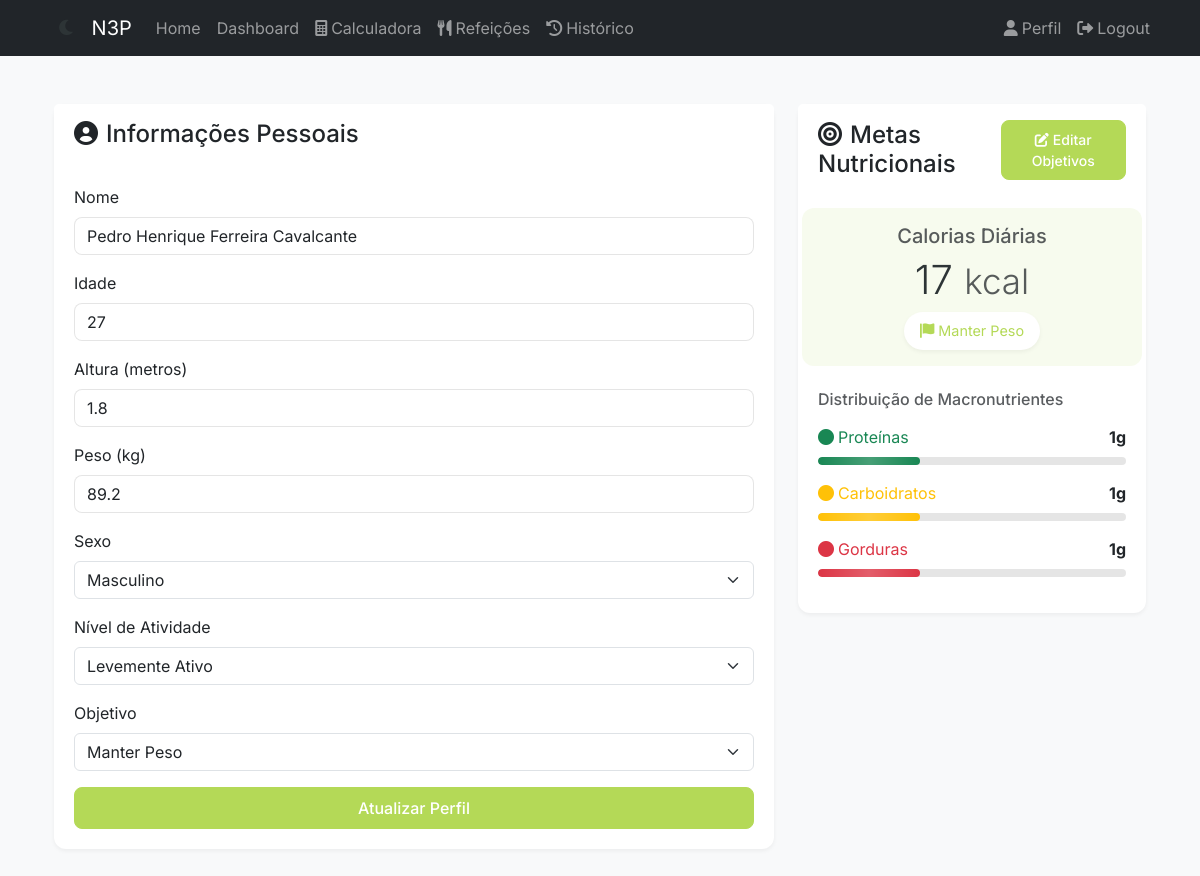
Page /auth/profile (signed in) on the earlier database version.
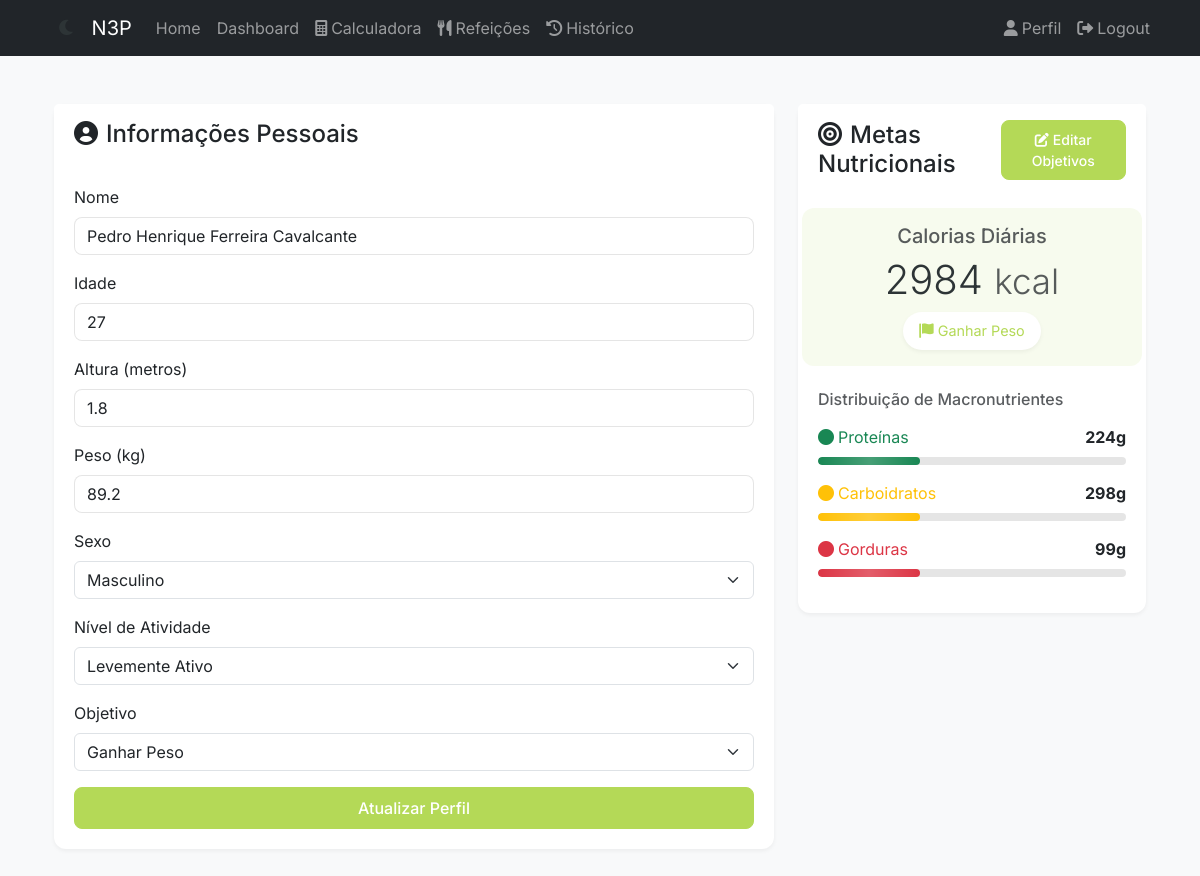
Same page on the later database version.
### app/models/user.py (models this page shows, shortened)
class User(UserMixin, db.Model):
    __tablename__ = "users"
    id = db.Column(db.Integer, primary_key=True)
    username = db.Column(db.String(80), unique=True, nullable=False)
    email = db.Column(db.String(120), unique=True, nullable=False)
    password_hash = db.Column(db.String(128))
    created_at = db.Column(db.DateTime, default=datetime.utcnow)
    updated_at = db.Column(db.DateTime, default=datetime.utcnow, onupdate=datetime.utcnow)
    nome = db.Column(db.String(100), nullable=False)
    idade = db.Column(db.Integer, nullable=False)
    altura = db.Column(db.Float, nullable=False)  # altura em metros
    peso = db.Column(db.Float, nullable=False)  # peso em kg
    sexo = db.Column(
        db.String(1), nullable=False
    )  # 'M' para masculino, 'F' para feminino
    fator_atividade = db.Column(db.String(20), nullable=False)
    objetivo = db.Column(db.String(50), nullable=False)
    admin = db.Column(db.Boolean, nullable=False, default=False)
    calories_goal = db.Column(db.Float, nullable=True)
    proteins_goal = db.Column(db.Float, nullable=True)
    carbs_goal = db.Column(db.Float, nullable=True)
    fats_goal = db.Column(db.Float, nullable=True)
    diets = db.relationship("Diet", lazy=True)
    def get_objetivo_display(self):
        objetivo_names = {
            "perder_peso": "Perder Peso",
            "manter_peso": "Manter Peso",
            "ganhar_peso": "Ganhar Peso",
            "ganhar_massa": "Ganhar Massa",
        }
        return objetivo_names.get(self.objetivo, self.objetivo)

### app/blueprints/auth/routes.py (the view, shortened to what this page needs)
@bp.route("/profile", methods=["GET", "POST"])
@login_required
def profile():
    form = EditProfileForm(obj=current_user)
    user_goals = type(
        "UserGoals",
        (),
        {
            "calories": current_user.calories_goal or 0,
            "proteins": current_user.proteins_goal or 0,
            "carbs": current_user.carbs_goal or 0,
            "fats": current_user.fats_goal or 0,
        },
    )
    return render_template(
        "auth/profile.html",
        title="Editar Perfil",
        form=form,
        user_goals=user_goals,
        user=current_user,
    )

### app/forms/auth.py
class EditProfileForm(FlaskForm):
    nome = StringField("Nome", validators=[DataRequired(), Length(max=100)])
    idade = IntegerField(
        "Idade", validators=[DataRequired(), NumberRange(min=15, max=100)]
    )
    altura = FloatField(
        "Altura (metros)", validators=[DataRequired(), NumberRange(min=1.0, max=2.5)]
    )
    peso = FloatField(
        "Peso (kg)", validators=[DataRequired(), NumberRange(min=30, max=300)]
    )
    sexo = SelectField(
        "Sexo", choices=list(GENDER_CHOICES.items()), validators=[DataRequired()]
    )
    fator_atividade = SelectField(
        "Nível de Atividade",
        choices=list(ACTIVITY_DISPLAY.items()),
        validators=[DataRequired()],
    )
    objetivo = SelectField(
        "Objetivo", choices=list(OBJECTIVE_DISPLAY.items()), validators=[DataRequired()]
    )
    submit = SubmitField("Atualizar Perfil")

### app/__init__.py (called while the page is built)
def create_app(config_class=Config):
    app = Flask(__name__)
    app.config.from_object(config_class)
    db.init_app(app)
    migrate.init_app(app, db)
    login.init_app(app)
    register_blueprints(app)
    from app.models import User
    @login.user_loader
    def load_user(id):
        return User.query.get(int(id))
    return app

### app/templates/auth/profile.html (shortened to what this page needs)
{% extends "base.html" %} {% from "macros/forms.html" import render_form %}  {% block content %}
<div class="container py-4">
  <div class="row justify-content-center">
    <div class="col-md-8">
      <div class="card profile-card mb-4">
        <div class="card-header bg-white border-bottom-0 py-3">
          <h4 class="mb-0">
            <i class="fas fa-user-circle me-2"></i>Informações Pessoais
          </h4>
        </div>
        <div class="card-body">
          <form
            method="POST"
            action="{{ url_for('auth.profile') }}"
            id="profileForm"
          >
            <div class="mb-3">
              {{ form.nome.label(class="form-label") }} {{
              form.nome(class="form-control") }}
            </div>
            <div class="mb-3">
              {{ form.idade.label(class="form-label") }} {{
              form.idade(class="form-control") }}
            </div>
            <div class="mb-3">
              {{ form.altura.label(class="form-label") }} {{
              form.altura(class="form-control", step="0.01", id="altura",
              pattern="[0-9]*[.,]?[0-9]*", inputmode="decimal") }}
            </div>
            <div class="mb-3">
              {{ form.peso.label(class="form-label") }} {{
              form.peso(class="form-control", step="0.1", id="peso",
              pattern="[0-9]*[.,]?[0-9]*", inputmode="decimal") }}
            </div>
            <div class="mb-3">
              {{ form.sexo.label(class="form-label") }} {{
              form.sexo(class="form-select") }}
            </div>
            <div class="mb-3">
              {{ form.fator_atividade.label(class="form-label") }} {{
              form.fator_atividade(class="form-select") }}
            </div>
            <div class="mb-3">
              {{ form.objetivo.label(class="form-label") }} {{
              form.objetivo(class="form-select") }}
            </div>
            <div class="d-grid">{{ form.submit(class="btn btn-primary") }}</div>
          </form>
        </div>
      </div>
    </div>
    <div class="col-md-4">
      <div class="card goals-card">
        <div
          class="card-header bg-white border-bottom-0 py-3 d-flex justify-content-between align-items-center"
        >
          <h4 class="mb-0">
            <i class="fas fa-bullseye me-2"></i>Metas Nutricionais
          </h4>
          <button
            type="button"
            class="btn btn-primary btn-sm"
            data-bs-toggle="modal"
            data-bs-target="#editGoalsModal"
          >
            <i class="fas fa-edit me-1"></i>Editar Objetivos
          </button>
        </div>
        <div class="card-body">
          <div class="calories-goal mb-4">
            <h5 class="text-muted mb-2">Calorias Diárias</h5>
            <h2 class="display-6 mb-2">
              <span>{{ user_goals.calories|int }}</span>
              <small class="text-muted">kcal</small>
            </h2>
            <div class="goal-badge">
              <i class="fas fa-flag me-1"></i>{{ user.get_objetivo_display() }}
            </div>
          </div>
          <div class="macros-distribution">
            <h6 class="text-muted mb-3">Distribuição de Macronutrientes</h6>
            {% for macro, label, value, color in [ ('proteins', 'Proteínas',
            user_goals.proteins, 'success'), ('carbs', 'Carboidratos',
            user_goals.carbs, 'warning'), ('fats', 'Gorduras', user_goals.fats,
            'danger') ] %}
            <div class="macro-bar mb-3">
              <div
                class="d-flex justify-content-between align-items-center mb-1"
              >
                <span class="text-{{ color }}"
                  ><i class="fas fa-circle me-1"></i>{{ label }}</span
                >
                <span class="fw-bold">{{ value|int }}g</span>
              </div>
              <div class="progress">
                <div
                  class="progress-bar bg-{{ color }}"
                  style="width: 33%"
                ></div>
              </div>
            </div>
            {% endfor %}
          </div>
        </div>
      </div>
    </div>
  </div>
</div>
{% endblock %} {% block extra_css %}
<link
  rel="stylesheet"
  href="{{ url_for('static', filename='css/auth.css') }}"
/>
{% endblock %}

### app/templates/base.html (shortened to what this page needs)
<!DOCTYPE html>
<html lang="pt-BR" data-theme="light">
  <head>
    <link
      href="https://cdn.jsdelivr.net/npm/bootstrap@5.3.0/dist/css/bootstrap.min.css"
      rel="stylesheet"
    />
    <link
      rel="stylesheet"
      href="https://cdnjs.cloudflare.com/ajax/libs/font-awesome/6.0.0/css/all.min.css"
    />
    <link
      rel="stylesheet"
      href="{{ url_for('static', filename='css/theme.css') }}"
    />
    <link
      rel="stylesheet"
      href="{{ url_for('static', filename='css/dashboard.css') }}"
    />
    <link
      rel="stylesheet"
      href="{{ url_for('static', filename='css/auth.css') }}"
    />
    {% block extra_css %}{% endblock %}
  </head>
  <body>
    <nav class="navbar navbar-expand-lg navbar-dark bg-dark">
      <div class="container">
        <button
          class="nav-link theme-toggle"
          onclick="toggleTheme()"
          title="Alternar tema"
        >
          <i class="fas fa-moon"></i>
        </button>
        <a class="navbar-brand" href="{{ url_for('main.index') }}">N3P</a>
        <div class="collapse navbar-collapse" id="navbarNav">
          <ul class="navbar-nav me-auto">
            <li class="nav-item">
              <a class="nav-link" href="{{ url_for('main.index') }}">Home</a>
            </li>
            {% if current_user.is_authenticated %}
            <li class="nav-item">
              <a class="nav-link" href="{{ url_for('main.dashboard') }}"
                >Dashboard</a
              >
            </li>
            <li class="nav-item">
              <a class="nav-link" href="{{ url_for('main.calculator') }}"
                ><i class="fas fa-calculator me-1"></i>Calculadora</a
              >
            </li>
            <li class="nav-item">
              <a class="nav-link" href="{{ url_for('main.meals') }}"
                ><i class="fas fa-utensils me-1"></i>Refeições</a
              >
            </li>
            <li class="nav-item">
              <a class="nav-link" href="{{ url_for('main.history') }}"
                ><i class="fas fa-history me-1"></i>Histórico</a
              >
            </li>
            {% endif %}
          </ul>
          <ul class="navbar-nav">
            {% if current_user.is_authenticated %}
            <li class="nav-item">
              <a class="nav-link" href="{{ url_for('auth.profile') }}">
                <i class="fas fa-user me-1"></i>Perfil
              </a>
            </li>
            <li class="nav-item">
              <a class="nav-link" href="{{ url_for('auth.logout') }}">
                <i class="fas fa-sign-out-alt me-1"></i>Logout
              </a>
            </li>
            {% else %}
            <li class="nav-item">
              <a class="nav-link" href="{{ url_for('auth.login') }}">
                <i class="fas fa-sign-in-alt me-1"></i>Login
              </a>
            </li>
            {% endif %}
          </ul>
        </div>
      </div>
    </nav>
    <div class="container mt-4">{% block content %}{% endblock %}</div>
  </body>
</html>

### app/static/css/theme.css (style rules this page uses)
:root { --primary-color: #b4d957; --primary-light: #d4e9a5; --primary-dark: #9fc748; --secondary-color: #ff7f6b; --secondary-dark: #ff6b54; --bg-color: #ffffff; --bg-secondary: #f8f9fa; --text-color: #212529; --text-muted: #6c757d; --border-color: #dee2e6; --shadow-sm: 0 2px 4px rgba(0, 0, 0, 0.05); --shadow-md: 0 4px 6px rgba(0, 0, 0, 0.1); --shadow-lg: 0 6px 20px rgba(0, 0, 0, 0.1); --card-bg: #ffffff; --input-bg: #ffffff; --border-radius: 0.5rem; --transition: all 0.3s ease; --scale: scale(1.02); --scale-btn: scale(1.05); }
body { background-color: var(--bg-color); color: var(--text-color); font-family: "Inter", -apple-system, BlinkMacSystemFont, sans-serif; line-height: 1.5; margin: 0; padding: 0; transition: background-color 0.3s ease, color 0.3s ease; }
.card { background: var(--card-bg); border-radius: var(--border-radius); border: none; box-shadow: var(--shadow-sm); transition: var(--transition); margin-bottom: 1.5rem; }
.card-header { background: transparent; border-bottom: 1px solid var(--border-color); padding: 1.25rem; }
.card-body { padding: 1.25rem; }
.btn { border-radius: var(--border-radius); font-weight: 500; padding: 0.5rem 1rem; transition: var(--transition); position: relative; overflow: hidden; }
.btn-primary { background-color: var(--primary-color); border-color: var(--primary-color); }
.form-control { border-radius: var(--border-radius); border: 1px solid var(--border-color); padding: 0.375rem 0.75rem; height: auto; transition: var(--transition); background-color: var(--input-bg); }
.progress { background-color: rgba(180, 217, 87, 0.1); border-radius: 100px; height: 0.5rem; margin: 0.5rem 0; overflow: hidden; }
.progress-bar { background-color: var(--primary-color); border-radius: 100px; transition: width 1s ease; }
.theme-toggle { background: none; border: none; color: var(--text-color); padding: 0.5rem 0; margin: 0 1rem; cursor: pointer; transition: var(--transition); display: flex; align-items: center; justify-content: center; line-height: 1.5; }
.theme-toggle i { font-size: 1.1rem; vertical-align: middle; }

### app/static/css/dashboard.css (style rules this page uses)
:root { --primary-color: #b4d957; --primary-light: #d4e9a5; --secondary-color: #ff7a5c; --text-color: #2d3436; --text-muted: #636e72; --background-color: #f8f9fa; --card-background: #ffffff; --border-radius: 12px; --shadow: 0 2px 12px rgba(0, 0, 0, 0.08); --transition: all 0.3s ease; --scale: scale(1.02); --scale-btn: scale(1.05); }
body { background-color: var(--background-color); color: var(--text-color); font-family: "Inter", -apple-system, BlinkMacSystemFont, sans-serif; line-height: 1.5; margin: 0; padding: 0; }
.card { background: var(--card-background); border-radius: var(--border-radius); border: none; box-shadow: var(--shadow); transition: var(--transition); margin-bottom: 1.5rem; animation: slideIn 0.5s ease-out; }
.card-header { background: transparent; border-bottom: 1px solid rgba(0, 0, 0, 0.05); padding: 1.25rem; }
.card-body { padding: 1.25rem; }
.btn { border-radius: 8px; font-weight: 500; padding: 0.5rem 1rem; transition: var(--transition); position: relative; overflow: hidden; }
.btn::after { content: ""; position: absolute; top: 50%; left: 50%; width: 5px; height: 5px; background: rgba(255, 255, 255, 0.5); opacity: 0; border-radius: 100%; transform: scale(1, 1) translate(-50%); transform-origin: 50% 50%; }
.btn-primary { background-color: var(--primary-color); border-color: var(--primary-color); }
.form-control { border-radius: 8px; border: 1px solid rgba(0, 0, 0, 0.1); padding: 0.375rem 0.75rem; height: auto; transition: var(--transition); }
.progress { background-color: rgba(180, 217, 87, 0.1); border-radius: 100px; height: 0.5rem; margin: 0.5rem 0; overflow: hidden; position: relative; }
.progress-bar { background-color: var(--primary-color); border-radius: 100px; transition: width 1s ease; position: relative; }
.progress-bar::after { content: ""; position: absolute; top: 0; left: 0; width: 100%; height: 100%; background: linear-gradient( 90deg, rgba(255, 255, 255, 0) 0%, rgba(255, 255, 255, 0.2) 50%, rgba(255, 255, 255, 0) 100% ); animation: shine 2s infinite; }

Differences in the rows shown:
changed User "Pedro Henrique Ferreira Cavalcante": objetivo "Manter Peso" → "Ganhar Peso"; calories "17" → "2984"; proteins_goal "1" → "224"; carbs_goal "1" → "298"; fats_goal "1" → "99"
